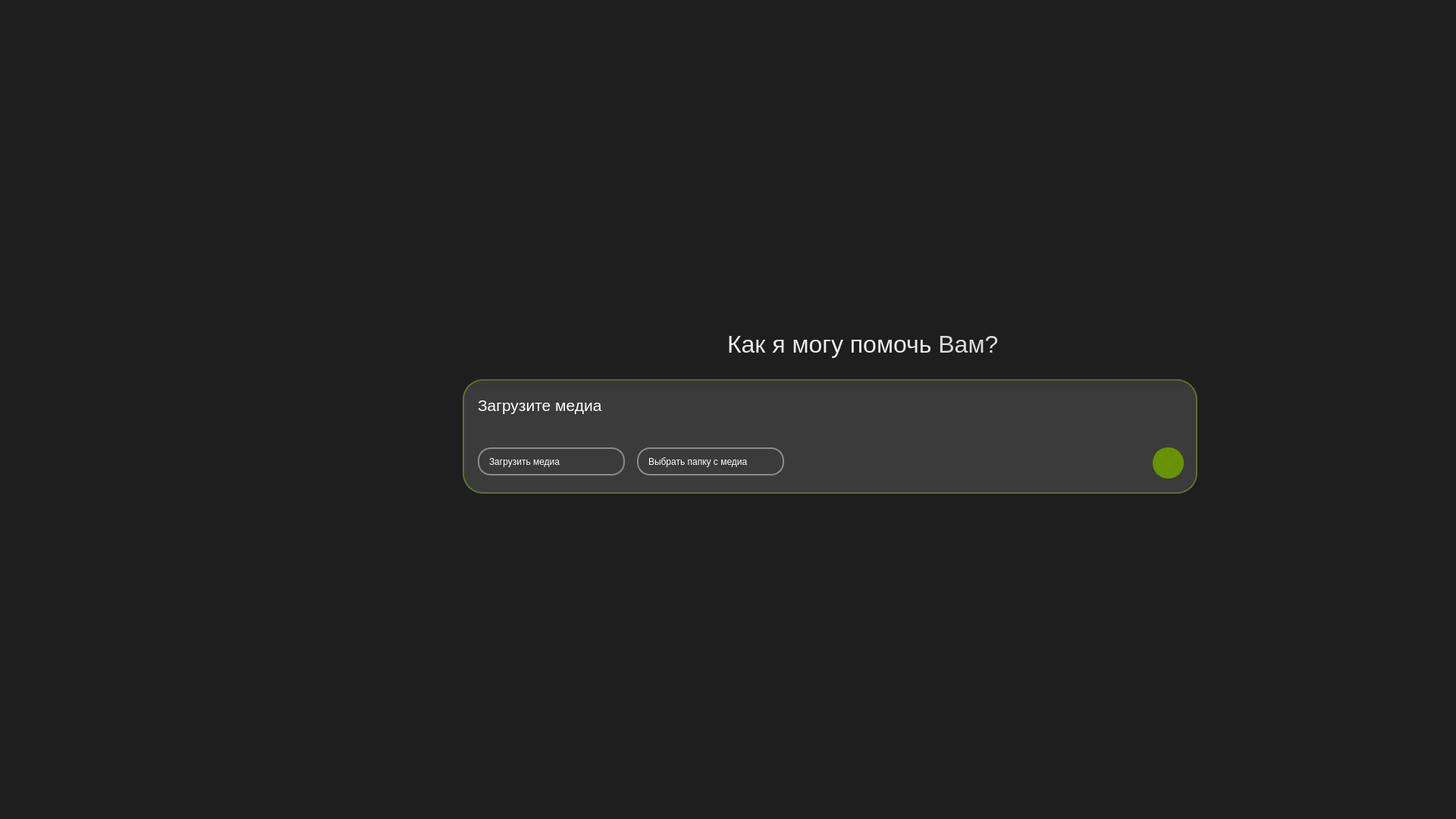
<?xml version="1.0" encoding="UTF-8"?>
<ui version="4.0">
 <class>MainWindow</class>
 <widget class="QMainWindow" name="MainWindow">
  <property name="geometry">
   <rect>
    <x>0</x>
    <y>0</y>
    <width>1920</width>
    <height>1080</height>
   </rect>
  </property>
  <property name="sizePolicy">
   <sizepolicy hsizetype="Fixed" vsizetype="Fixed">
    <horstretch>0</horstretch>
    <verstretch>0</verstretch>
   </sizepolicy>
  </property>
  <property name="windowTitle">
   <string>PLANTGUARD</string>
  </property>
  <property name="windowIcon">
   <iconset resource="resources.qrc">
    <normaloff>:/res/img/logo.jpg</normaloff>:/res/img/logo.jpg</iconset>
  </property>
  <property name="layoutDirection">
   <enum>Qt::LayoutDirection::LeftToRight</enum>
  </property>
  <property name="autoFillBackground">
   <bool>false</bool>
  </property>
  <property name="styleSheet">
   <string notr="true">
background-color: rgb(30, 30, 30);</string>
  </property>
  <property name="iconSize">
   <size>
    <width>40</width>
    <height>40</height>
   </size>
  </property>
  <widget class="QWidget" name="centralwidget">
   <widget class="QFrame" name="interact_frame">
    <property name="geometry">
     <rect>
      <x>610</x>
      <y>500</y>
      <width>969</width>
      <height>151</height>
     </rect>
    </property>
    <property name="sizePolicy">
     <sizepolicy hsizetype="Preferred" vsizetype="Preferred">
      <horstretch>0</horstretch>
      <verstretch>0</verstretch>
     </sizepolicy>
    </property>
    <property name="minimumSize">
     <size>
      <width>321</width>
      <height>151</height>
     </size>
    </property>
    <property name="maximumSize">
     <size>
      <width>969</width>
      <height>500</height>
     </size>
    </property>
    <property name="styleSheet">
     <string notr="true">
    border: 2px solid rgb(94, 112, 53); 
    color: rgb(59, 59, 59);
    border-radius: 27px;
	background-color: rgb(59, 59, 59);</string>
    </property>
    <property name="frameShape">
     <enum>QFrame::Shape::StyledPanel</enum>
    </property>
    <property name="frameShadow">
     <enum>QFrame::Shadow::Raised</enum>
    </property>
    <widget class="QLabel" name="text_hint">
     <property name="geometry">
      <rect>
       <x>20</x>
       <y>20</y>
       <width>341</width>
       <height>29</height>
      </rect>
     </property>
     <property name="maximumSize">
      <size>
       <width>1000</width>
       <height>29</height>
      </size>
     </property>
     <property name="font">
      <font>
       <pointsize>16</pointsize>
      </font>
     </property>
     <property name="styleSheet">
      <string notr="true">border: none;
color:rgb(255, 255, 255)</string>
     </property>
     <property name="text">
      <string>Загрузите медиа</string>
     </property>
    </widget>
    <widget class="QPushButton" name="load_media">
     <property name="geometry">
      <rect>
       <x>20</x>
       <y>90</y>
       <width>194</width>
       <height>37</height>
      </rect>
     </property>
     <property name="minimumSize">
      <size>
       <width>194</width>
       <height>37</height>
      </size>
     </property>
     <property name="maximumSize">
      <size>
       <width>194</width>
       <height>37</height>
      </size>
     </property>
     <property name="styleSheet">
      <string notr="true">QPushButton{
color: rgb(255, 255, 255);
    border: 2px solid  rgb(138, 138, 138);
    border-radius: 17px;
	background-color: rgb(59, 59, 59);
padding-left: 13px; 
    text-align: left; 
}
QPushButton:hover  {
 color: rgb(30, 30, 30);
    border: 2px solid  rgb(30, 30, 30);
    border-radius: 17px;
	background-color: rgb(94, 112, 53);
padding-left: 13px; 
    text-align: left; 
}


</string>
     </property>
     <property name="text">
      <string>Загрузить медиа</string>
     </property>
     <property name="icon">
      <iconset resource="resources.qrc">
       <normaloff>:/res/img/logo.jpg</normaloff>:/res/img/logo.jpg</iconset>
     </property>
    </widget>
    <widget class="QPushButton" name="load_folder">
     <property name="geometry">
      <rect>
       <x>230</x>
       <y>90</y>
       <width>194</width>
       <height>37</height>
      </rect>
     </property>
     <property name="minimumSize">
      <size>
       <width>194</width>
       <height>37</height>
      </size>
     </property>
     <property name="maximumSize">
      <size>
       <width>194</width>
       <height>37</height>
      </size>
     </property>
     <property name="styleSheet">
      <string notr="true">QPushButton{
color: rgb(255, 255, 255);
    border: 2px solid  rgb(138, 138, 138);
    border-radius: 17px;
	background-color: rgb(59, 59, 59);
padding-left: 13px; 
    text-align: left; 
}
QPushButton:hover  {
 color: rgb(30, 30, 30);
    border: 2px solid  rgb(30, 30, 30);
    border-radius: 14px;
	background-color: rgb(94, 112, 53);
padding-left: 13px; 
    text-align: left; 
}


</string>
     </property>
     <property name="text">
      <string>Выбрать папку с медиа</string>
     </property>
     <property name="icon">
      <iconset resource="resources.qrc">
       <normaloff>:/res/img/logo.jpg</normaloff>:/res/img/logo.jpg</iconset>
     </property>
    </widget>
    <widget class="QPushButton" name="send_msg">
     <property name="geometry">
      <rect>
       <x>910</x>
       <y>90</y>
       <width>41</width>
       <height>41</height>
      </rect>
     </property>
     <property name="styleSheet">
      <string notr="true">border-radius: 20px;
background-color: rgb(103, 147, 0);
border-color: rgb(103, 147, 0);</string>
     </property>
     <property name="text">
      <string/>
     </property>
    </widget>
   </widget>
   <widget class="QFrame" name="how_can_help">
    <property name="geometry">
     <rect>
      <x>900</x>
      <y>423</y>
      <width>451</width>
      <height>62</height>
     </rect>
    </property>
    <property name="minimumSize">
     <size>
      <width>451</width>
      <height>44</height>
     </size>
    </property>
    <property name="maximumSize">
     <size>
      <width>451</width>
      <height>62</height>
     </size>
    </property>
    <property name="styleSheet">
     <string notr="true">border: none;
background-color: rgb(30, 30, 30);</string>
    </property>
    <property name="frameShape">
     <enum>QFrame::Shape::StyledPanel</enum>
    </property>
    <property name="frameShadow">
     <enum>QFrame::Shadow::Raised</enum>
    </property>
    <layout class="QHBoxLayout" name="horizontalLayout_4">
     <item>
      <widget class="QFrame" name="frame_2">
       <property name="styleSheet">
        <string notr="true">border:none
</string>
       </property>
       <property name="frameShape">
        <enum>QFrame::Shape::StyledPanel</enum>
       </property>
       <property name="frameShadow">
        <enum>QFrame::Shadow::Raised</enum>
       </property>
       <widget class="QLabel" name="label_5">
        <property name="geometry">
         <rect>
          <x>0</x>
          <y>0</y>
          <width>44</width>
          <height>44</height>
         </rect>
        </property>
        <property name="minimumSize">
         <size>
          <width>44</width>
          <height>44</height>
         </size>
        </property>
        <property name="maximumSize">
         <size>
          <width>44</width>
          <height>44</height>
         </size>
        </property>
        <property name="text">
         <string/>
        </property>
        <property name="pixmap">
         <pixmap resource="resources.qrc">:/res/img/logo.jpg</pixmap>
        </property>
        <property name="scaledContents">
         <bool>true</bool>
        </property>
       </widget>
       <widget class="QLabel" name="label_4">
        <property name="geometry">
         <rect>
          <x>50</x>
          <y>0</y>
          <width>447</width>
          <height>44</height>
         </rect>
        </property>
        <property name="minimumSize">
         <size>
          <width>447</width>
          <height>44</height>
         </size>
        </property>
        <property name="maximumSize">
         <size>
          <width>447</width>
          <height>44</height>
         </size>
        </property>
        <property name="font">
         <font>
          <pointsize>24</pointsize>
         </font>
        </property>
        <property name="styleSheet">
         <string notr="true">
color: rgb(255, 255, 255);</string>
        </property>
        <property name="text">
         <string>Как я могу помочь Вам?</string>
        </property>
       </widget>
      </widget>
     </item>
    </layout>
   </widget>
   <widget class="QWidget" name="filenameplace" native="true">
    <property name="geometry">
     <rect>
      <x>610</x>
      <y>-40</y>
      <width>969</width>
      <height>551</height>
     </rect>
    </property>
    <property name="styleSheet">
     <string notr="true">background-color: rgba(30, 30, 30, 20);
padding-left: 5px; </string>
    </property>
   </widget>
   <widget class="QLabel" name="msgicon">
    <property name="geometry">
     <rect>
      <x>1231</x>
      <y>130</y>
      <width>350</width>
      <height>350</height>
     </rect>
    </property>
    <property name="styleSheet">
     <string notr="true">background-color: rgba(30, 30, 30, 20);</string>
    </property>
    <property name="text">
     <string/>
    </property>
   </widget>
  </widget>
 </widget>
 <resources>
  <include location="resources.qrc"/>
 </resources>
 <connections/>
</ui>
